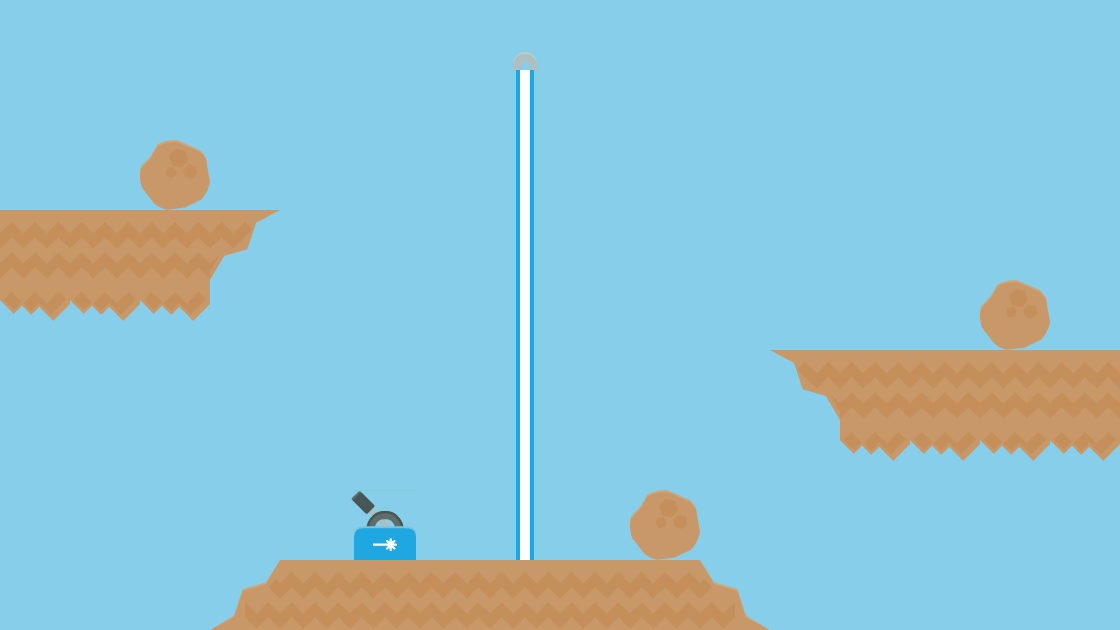

This game map was drawn from its Tiled (.tmx) file and the tilesets committed beside it. A one-line description and the trimmed map source follow:
An orthogonal 16x9 tile map with 70x70 px tiles, 1 tile layer (Tile Layer 1), 2 tilesets.

<map version="1.0" orientation="orthogonal" renderorder="right-down" width="16" height="9" tilewidth="70" tileheight="70" backgroundcolor="#87ceeb">
 <tileset firstgid="1" name="background-tiles" tilewidth="70" tileheight="70">
  <image source="../img/background-tiles.png" width="910" height="910" />
 </tileset>
 <tileset firstgid="170" name="sheet3" tilewidth="70" tileheight="70">
  <image source="../img/sheet3.png" width="980" height="490" />
 </tileset>
 <layer name="Tile Layer 1" width="16" height="9">
  <data>[144 cells, 36 non-empty, 10 distinct tile ids]</data>
 </layer>
</map>
